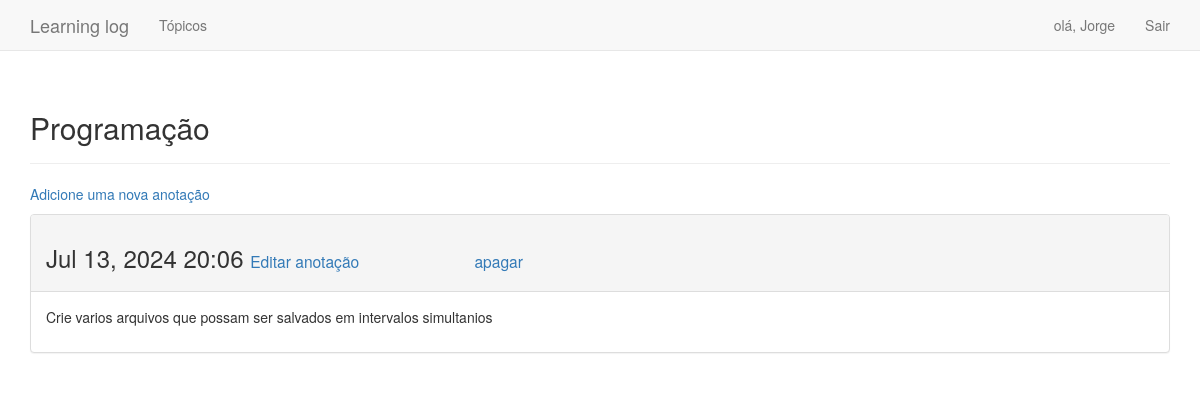
The page /topics/4/ (signed in) on the database its author committed.
### learning_logs/models.py (models this page shows, shortened)
class Topic(models.Model):
    text = models.CharField(max_length=200)
    date_added = models.DateTimeField(auto_now_add=True)
    owner = models.ForeignKey(User, on_delete=models.CASCADE)
    def __str__(self):
        return self.text

class Entry(models.Model):
    topic = models.ForeignKey(Topic, on_delete=models.CASCADE)
    text = models.TextField()
    date_added = models.DateTimeField(auto_now_add=True)
    class Meta:
        verbose_name_plural = 'entries'

### learning_logs/views.py (the view)
# urls.py: path('topics/<topic_id>/', views.topic, name='topic'),
@login_required
def topic(request, topic_id):
    topic = Topic.objects.get(id = topic_id)
    if topic.owner != request.user:
        raise Http404
    entries = topic.entry_set.order_by('-date_added')
    context = {'topic': topic, 'entries': entries}
    return render(request, 'learning_logs/topic.html', context)

### learning_logs/templates/learning_logs/topic.html (shortened to what this page needs)
<!DOCTYPE html>
<html lang="pt-br">
<head>
</head>
<body>
    {% extends "learning_logs/base.html" %}
    {% block header %}
        <h2>{{ topic }}</h2>
    {% endblock header %}
    {%block content%}
        <p>
            <a href="{% url 'new_entry'  topic.id %}">
                Adicione uma nova anotação
            </a>
        </p>
            {% for entry in entries%}
                    <div class="panel panel-default">
                        <div class="panel-heading">
                            <h3>
                                {{ entry.date_added | date:'M d, Y H:i'}}
                                <small>
                                    <a href="{% url 'edit_entry' entry.id %}">Editar anotação</a>
                                </small>
                                <small>
                                    <a style="padding-left: 10%;" href="{% url 'delete_entry' entry.id %}">apagar</a>
                                </small>
                            </h3>
                        </div>
                        <div class="panel-body">
                            {{ entry.text | linebreaks }}
                        </div>
                    </div>
            {%empty%}
                Não há registro.
            {% endfor %}
    {% endblock content %}

### learning_logs/templates/learning_logs/base.html (shortened to what this page needs)
{% load bootstrap3 %}
<!DOCTYPE html>
<html lang="pt-br">
<head>
    <link rel="stylesheet" href="styles/style_base.css">
    {% bootstrap_css %}
</head>
<body>
    <nav  class="navbar navbar-default navbar-static-top">
        <div  class="container">
            <div  class="navbar-header">
                <a  class="navbar-brand" href="{% url 'index' %}">Learning log </a>
            </div>
            <div id="#navbar" class="collapse navbar-collapse">
                <ul class="nav navbar-nav">
                    <li><a href="{% url 'topics' %}">Tópicos</a></li>
                </ul>
                <ul class="nav navbar-nav navbar-right">
                    {% if user.is_authenticated %}
                        <li><a href="">olá, {{ user.username }}</li></a>
                        <li><a href="{% url 'logout'%}">Sair</a></li>
                    {% else %}
                        <li><a href="{% url 'register'   %}">Registrar</a></li>
                        <li><a href="{% url 'login' %}">Entrar</a></li>
                    {% endif %}
                </ul>
            </div>
        </div>
    </nav>
    <div class="container">
        <div class="page-header">
            {% block header %}{% endblock header %}
        </div>
        <div>
            {% block content %}{% endblock content %}
        </div>
    </div>
</body>
</html>

### learning_logs/templates/learning_logs/styles/style_base.css (style rules this page uses)
body { background-color: rgba(0, 0, 0, 0.623); }

### rows shown on the page
Topic: text "Programação"
Entry: date_added "Jul 13, 2024 20:06", text "Crie varios arquivos que possam ser salvados em intervalos simultanios"

### other values the page prints
{{ user.username }} "Jorge"
